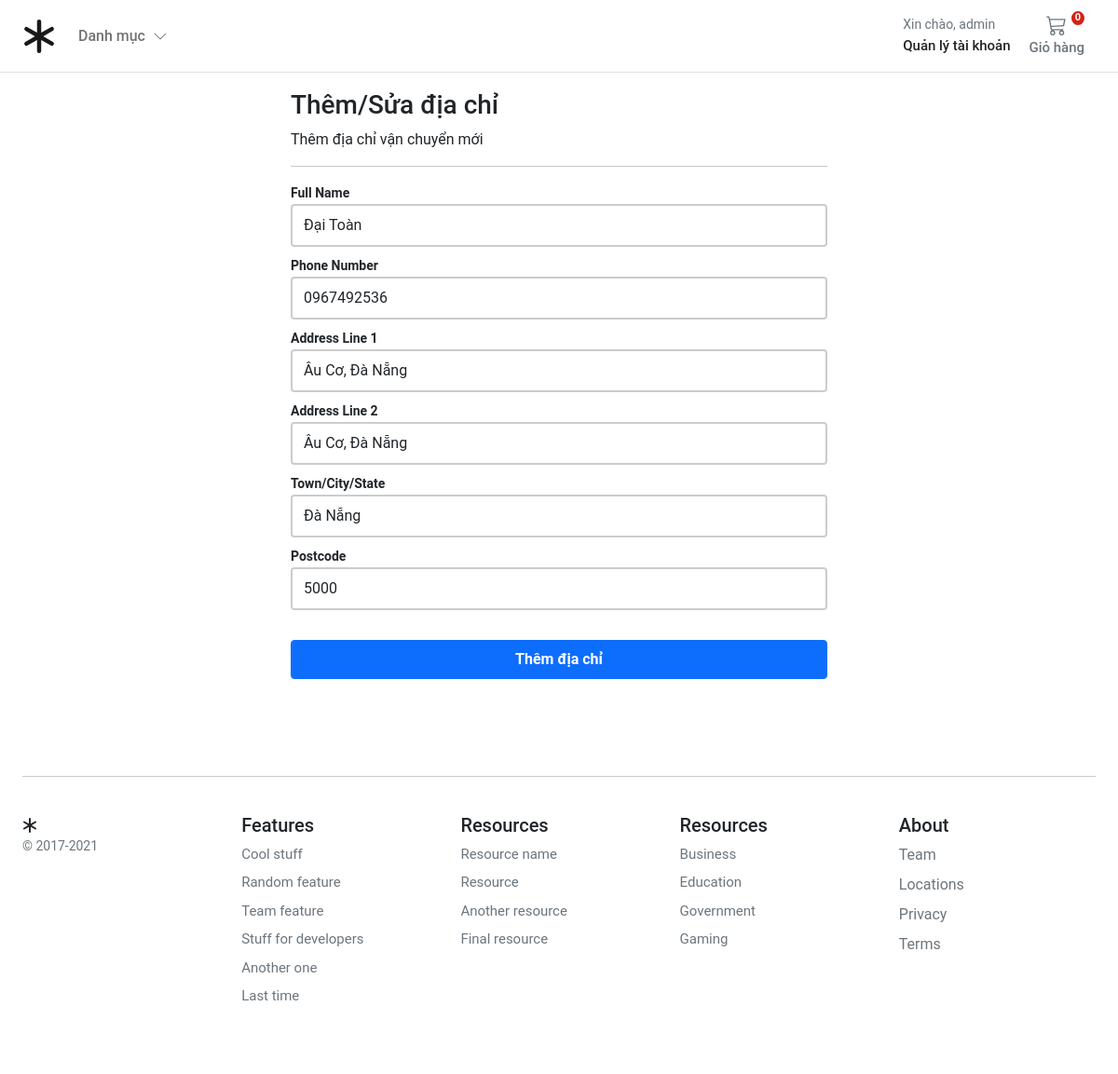
Page /account/addresses/edit/d2b239b92cf24071b88b751d71b46c3b/ (signed in) on the committed database.
### account/models.py (models this page shows, shortened)
class Customer(AbstractBaseUser, PermissionsMixin):
    email = models.EmailField(_('email address'), unique=True)
    name = models.CharField(max_length=150)
    mobile = models.CharField(max_length=20, blank=True)
    is_active = models.BooleanField(default=True)
    is_staff = models.BooleanField(default=False)
    created = models.DateTimeField(auto_now_add=True)
    updated = models.DateTimeField(auto_now=True)
    objects = CustomAccountManager()
    USERNAME_FIELD = 'email'
    REQUIRED_FIELDS = ['name']
    class Meta:
        verbose_name = "Accounts"
        verbose_name_plural = "Accounts"

class Address(models.Model):
    id = models.UUIDField(primary_key=True, default=uuid.uuid4, editable=False)
    customer = models.ForeignKey(Customer, verbose_name=_("Customer"), on_delete=models.CASCADE)
    full_name = models.CharField(_("Full Name"), max_length=150)
    phone = models.CharField(_("Phone Number"), max_length=50)
    postcode = models.CharField(_("Postcode"), max_length=50)
    address_line = models.CharField(_("Address Line 1"), max_length=255)
    address_line2 = models.CharField(_("Address Line 2"), max_length=255)
    town_city = models.CharField(_("Town/City/State"), max_length=150)
    delivery_instructions = models.CharField(_("Delivery Instructions"), max_length=255)
    created_at = models.DateTimeField(_("Created at"), auto_now_add=True)
    updated_at = models.DateTimeField(_("Updated at"), auto_now=True)
    default = models.BooleanField(_("Default"), default=False)
    class Meta:
        verbose_name = "Address"
        verbose_name_plural = "Addresses"

### account/views.py (the view)
# urls.py: path("addresses/edit/<slug:id>/", views.edit_address, name="edit_address"),
@login_required
def edit_address(request, id):
    if request.method == "POST":
        address = Address.objects.get(pk=id, customer=request.user)
        address_form = UserAddressForm(instance=address, data=request.POST)
        if address_form.is_valid():
            address_form.save()
            return HttpResponseRedirect(reverse("account:addresses"))
    else:
        address = Address.objects.get(pk=id, customer=request.user)
        address_form = UserAddressForm(instance=address)
    return render(request, "account/dashboard/edit_addresses.html", {"form": address_form})

### account/forms.py
class UserAddressForm(forms.ModelForm):
    class Meta:
        model = Address
        fields = ["full_name", "phone", "address_line", "address_line2", "town_city", "postcode"]
    def __init__(self, *args, **kwargs):
        super().__init__(*args, **kwargs)
        self.fields["full_name"].widget.attrs.update(
            {"class": "form-control mb-2 account-form", "placeholder": "Full Name"}
        )
        self.fields["phone"].widget.attrs.update({"class": "form-control mb-2 account-form", "placeholder": "Phone"})
        self.fields["address_line"].widget.attrs.update(
            {"class": "form-control mb-2 account-form", "placeholder": "Full Name"}
        )
        self.fields["address_line2"].widget.attrs.update(
            {"class": "form-control mb-2 account-form", "placeholder": "Full Name"}
        )
        self.fields["town_city"].widget.attrs.update(
            {"class": "form-control mb-2 account-form", "placeholder": "Full Name"}
        )
        self.fields["postcode"].widget.attrs.update(
            {"class": "form-control mb-2 account-form", "placeholder": "Full Name"}
        )

### basket/basket.py (called while the page is built)
    def __len__(self):
        return sum(item["qty"] for item in self.basket.values())

### basket/context_processors.py (called while the page is built)
def basket(request):
    return {'basket': Basket(request)}

### store/context_processors.py (called while the page is built)
def categories(request):
    return {"categories": Category.objects.filter(level=0)}

### store/models.py (called while the page is built)
    def get_absolute_url(self):
        return reverse("store:category_list", args=[self.slug])

### templates/account/dashboard/edit_addresses.html (shortened to what this page needs)
{% extends "../sub_base.html" %}
{% block sub_content %}
<div class="col-6 mx-auto">
  <h1 class="h3">Thêm/Sửa địa chỉ</h1>
  <div>Thêm địa chỉ vận chuyển mới</div>
  <hr />
  <form name="address_form" class="account-form" method="post" enctype="multipart/form-data">
    <label class="small fw-bold">{{ form.full_name.label}}</label>
      {{ form.full_name }}
      <label class="small fw-bold">{{ form.phone.label}}</label>
      {{ form.phone }}
      <label class="small fw-bold">{{ form.address_line.label}}</label>
      {{ form.address_line }}
      <label class="small fw-bold">{{ form.address_line2.label}}</label>
      {{ form.address_line2 }}
      <label class="small fw-bold">{{ form.town_city.label}}</label>
      {{ form.town_city }}
      <label class="small fw-bold">{{ form.postcode.label}}</label>
      {{ form.postcode }}
    <button class="btn btn-primary btn-block py-2 mb-4 mt-4 fw-bold w-100" type="button" value="Submit" onclick="submitForm()">
      Thêm địa chỉ
    </button>
  </form>
</div>
{% endblock %}

### templates/base.html (shortened to what this page needs)
<!DOCTYPE html>
{% load static %}
<html xmlns:store="http://www.w3.org/1999/xhtml" xmlns:account="http://www.w3.org/1999/xhtml"
      xmlns:basket="http://www.w3.org/1999/xhtml">
<head>
  <link rel="stylesheet" href="https://cdnjs.cloudflare.com/ajax/libs/OwlCarousel2/2.3.4/assets/owl.carousel.min.css">
<link rel="stylesheet" href="https://cdnjs.cloudflare.com/ajax/libs/OwlCarousel2/2.3.4/assets/owl.theme.default.min.css">
<link rel="stylesheet" href="https://cdnjs.cloudflare.com/ajax/libs/fancybox/3.5.7/jquery.fancybox.min.css" />
  <link href="https://cdn.jsdelivr.net/npm/bootstrap@5.0.0-beta1/dist/css/bootstrap.min.css" rel="stylesheet"
>
  <link rel="stylesheet" href="https://cdnjs.cloudflare.com/ajax/libs/font-awesome/4.7.0/css/font-awesome.min.css">
  <link rel="stylesheet" href="{% static 'css/base.css' %}">
  <link rel="stylesheet" href="{% block stylesheet %}{% endblock %}">
  <link rel="stylesheet" href="https://cdnjs.cloudflare.com/ajax/libs/OwlCarousel2/2.3.4/assets/owl.carousel.min.css">
<link rel="stylesheet" href="https://cdnjs.cloudflare.com/ajax/libs/OwlCarousel2/2.3.4/assets/owl.theme.default.min.css">
</head>
<body>
  <header class="fixed-top bg-white">
    <nav class="navbar navbar-expand-md navbar-light  border-bottom">
      <div class="container-fluid px-md-4">
        <div class="d-flex w-100 navbar-collapse">
          <a class="navbar-brand d-flex-inline" href="/">
          </a>
          <ul class="navbar-nav me-auto mb-2 mb-md-0">
            <li class="nav-item dropdown">
              <a class="nav-link dropdown-toggle d-none d-md-block fw500" href="#" id="navbarDropdown1" role="button"
                data-bs-toggle="dropdown" aria-expanded="false">
                Danh mục
                <i class="ps-1"><svg xmlns="http://www.w3.org/2000/svg" width="16" height="16" fill="currentColor"
                    class="bi bi-chevron-down" viewBox="0 0 16 16">
                    <path fill-rule="evenodd"
                      d="M1.646 4.646a.5.5 0 0 1 .708 0L8 10.293l5.646-5.647a.5.5 0 0 1 .708.708l-6 6a.5.5 0 0 1-.708 0l-6-6a.5.5 0 0 1 0-.708z" />
                  </svg></i>
              </a>
            </li>
          </ul>
          <div>
            <div class="collapse navbar-collapse" id="navbarSupportedContent2">
              <ul class="navbar-nav me-auto mb-2 mb-lg-0">
                <li class="nav-item dropdown">
                  <a class="nav-link dropdown-toggle text-reset" href="#" id="navbarDropdown" role="button"
                    data-bs-toggle="dropdown" aria-expanded="false">
                    <div class="small text-muted">Xin chào,
                      {% if user.is_authenticated %}
                        {{ request.user.name }}
                      {% else %}
                      Login
                      {% endif %}
                    </div>
                    <span class="fs15 fw500">Quản lý tài khoản
                    </span>
                  </a>
                </li>
              </ul>
            </div>
          </div>
          <a type="button" role="button" href="{% url 'basket:basket_summary' %}"
            class="btn btn-outline-secondary border-0 basket-btn">
            {% with total_qty=basket|length %}
            <div id="basket-qty" class="basket-qty">
              {% if total_qty > 0 %}
              {{ total_qty }}
              {% else %}
              0
              {% endif %}
            </div>
            {% endwith %}
            <div>
            </div>
            <span class="fs15 fw500">Giỏ hàng</span>
          </a>
        </div>
      </div>
    </nav>
  </header>
  <main class="pt-3 pb-3">
   {% block content %} {% endblock %}
  </main>
  <footer class="container bg-white py-5 footer">
    <hr>
    <div class="row pt-4">
      <div class="col-12 col-md">
        <small class="d-block mb-3 text-muted">&copy; 2017-2021</small>
      </div>
      <div class="col-6 col-md fs15">
        <h5>Features</h5>
        <ul class="list-unstyled">
          <li><a class="link-secondary text-decoration-none" href="#">Cool stuff</a></li>
          <li><a class="link-secondary text-decoration-none" href="#">Random feature</a></li>
          <li><a class="link-secondary text-decoration-none" href="#">Team feature</a></li>
          <li><a class="link-secondary text-decoration-none" href="#">Stuff for developers</a></li>
          <li><a class="link-secondary text-decoration-none" href="#">Another one</a></li>
          <li><a class="link-secondary text-decoration-none" href="#">Last time</a></li>
        </ul>
      </div>
      <div class="col-6 col-md fs15">
        <h5>Resources</h5>
        <ul class="list-unstyled">
          <li><a class="link-secondary text-decoration-none" href="#">Resource name</a></li>
          <li><a class="link-secondary text-decoration-none" href="#">Resource</a></li>
          <li><a class="link-secondary text-decoration-none" href="#">Another resource</a></li>
          <li><a class="link-secondary text-decoration-none" href="#">Final resource</a></li>
        </ul>
      </div>
      <div class="col-6 col-md fs15">
        <h5>Resources</h5>
        <ul class="list-unstyled">
          <li><a class="link-secondary text-decoration-none" href="#">Business</a></li>
          <li><a class="link-secondary text-decoration-none" href="#">Education</a></li>
          <li><a class="link-secondary text-decoration-none" href="#">Government</a></li>
          <li><a class="link-secondary text-decoration-none" href="#">Gaming</a></li>
        </ul>
      </div>
      <div class="col-6 col-md">
        <h5>About</h5>
        <ul class="list-unstyled">
          <li><a class="link-secondary text-decoration-none" href="#">Team</a></li>
          <li><a class="link-secondary text-decoration-none" href="#">Locations</a></li>
          <li><a class="link-secondary text-decoration-none" href="#">Privacy</a></li>
          <li><a class="link-secondary text-decoration-none" href="#">Terms</a></li>
        </ul>
      </div>
    </div>
  </footer>
</body>
</html>

### static/css/base.css (style rules this page uses)
@media (min-width: 1000px) { .container { max-width: 1000px; } }
@media (max-width: 1200px) { .container { max-width: 100%; padding:0 24px; } }
.dropdown-toggle::after { display: none; }
html, body, p, div { letter-spacing: -0.02px; font-family: 'Roboto', sans-serif; }
.fs15 { font-size: 0.9375rem; }
.fw500 { font-weight: 500; }
.basket-qty { color: #fff; background: #d42114; border: 2px solid #fff; border-radius: 50%; text-align: center; font-size: 11px; height: 15px; width: 14px; position: absolute; box-sizing: content-box; font-weight: 600; display: flex; justify-content: center; align-items: center; top: 1px; right: 10px; }
.basket-btn { position: relative; }
.footer > div > div > ul > li { padding-bottom:8px; }

### static/css/account.css (style rules this page uses)
.account-form input { border: 2px solid #ccc; height: calc(2em + .75rem + 2px); }

### rows in the picture
Customer: user.name "admin"
Address: full_name "Đại Toàn", phone "0967492536", address_line "Âu Cơ, Đà Nẵng", address_line2 "Âu Cơ, Đà Nẵng", town_city "Đà Nẵng", postcode "5000"
